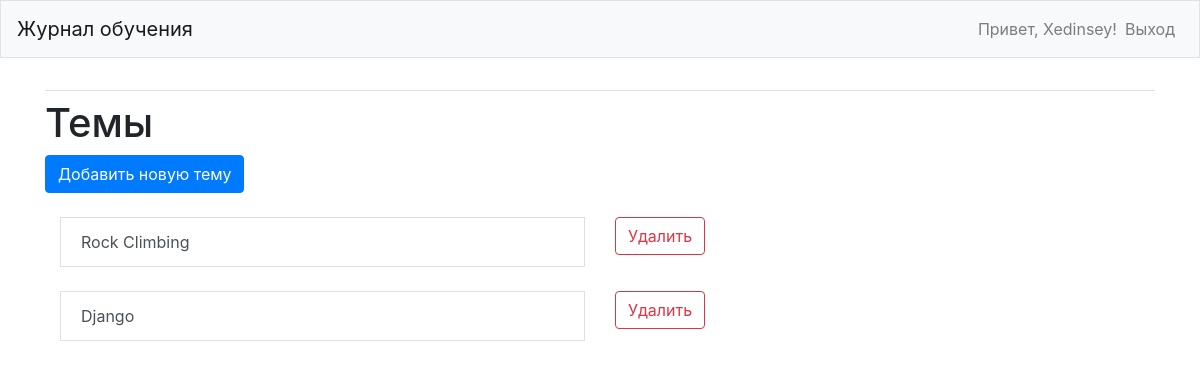
The page /topics/ (signed in) on the database as committed earlier.
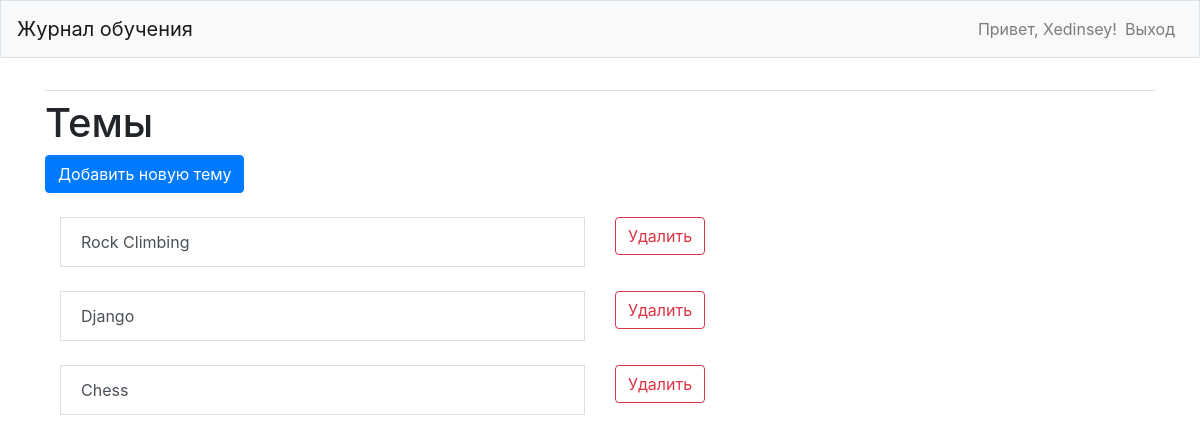
The same page on the database as committed later.
### learning_logs/models.py (models this page shows)
class Topic(models.Model):
    text = models.CharField(max_length=200)
    date_added = models.DateTimeField(auto_now_add=True)
    owner = models.ForeignKey(User, on_delete=models.CASCADE)
    def __str__(self):
        return self.text

### learning_logs/views.py (the view)
# urls.py: path('topics/', views.topics, name = 'topics'),
@login_required
def topics(request):
    topics = Topic.objects.filter(owner=request.user).order_by('date_added')
    context = {'topics': topics}
    return render(request, 'learning_logs/topics.html', context)

### learning_logs/templates/learning_logs/topics.html
{% extends "learning_logs/base.html" %}
{% load bootstrap4 %}
{% block content %}
    <h1>Темы</h1>
    <a class="btn btn-primary" href="{% url 'learning_logs:new_topic' %}">Добавить новую тему</a>
    <br>
    <br>
    <div class="list-group">
      <div class="container">
        {% for topic in topics %}
        <div class="row">
          <div class="col">
            <a class="list-group-item list-group-item-action" href="{% url 'learning_logs:topic' topic.id %}">{{ topic }}</a>
          </div>
          <div class="col">
            <a href="{% url 'learning_logs:delete_topic' topic.id %}" class="btn btn-outline-danger">Удалить</a>
          </div>
        </div>
        <br>
        {% empty %}
        <li>Пока не создано ни одной темы</li>
        {% endfor %}
    </div>
{% endblock %}

### learning_logs/templates/learning_logs/base.html (shortened to what this page needs)
{% load bootstrap4 %}
<!DOCTYPE html>
<html lang="en" dir="ltr">
  <head>
    {% bootstrap_css %}
  </head>
  <body>
    <header>
      <nav class="navbar navbar-expand-md navbar-light bg-light mb-4 border">
        <a class="navbar-brand">Журнал обучения</a>
        <div class="collapse navbar-collapse" id="navbarCollapse">
          <ul class="navbar-nav ml-auto">
            {% if user.is_authenticated %}
              <li class="nav-item">
                <span class="navbar-text">Привет, {{user.username}}!</span>
              </li>
              <li class="nav-item">
                <a class="nav-link" href="{% url 'users:logout' %}">Выход</a>
              </li>
            {% endif %}
          </ul>
        </div>
      </nav>
    </header>
    <main role="main" class="container">
      <div class="pb-2 mb-2 border-bottom">
      </div>
      <div>
        {% block content %}{% endblock %}
      </div>
    </main>
  </body>
</html>

Rows that differ between the two databases and show on the page:
added Topic: text "Chess"
